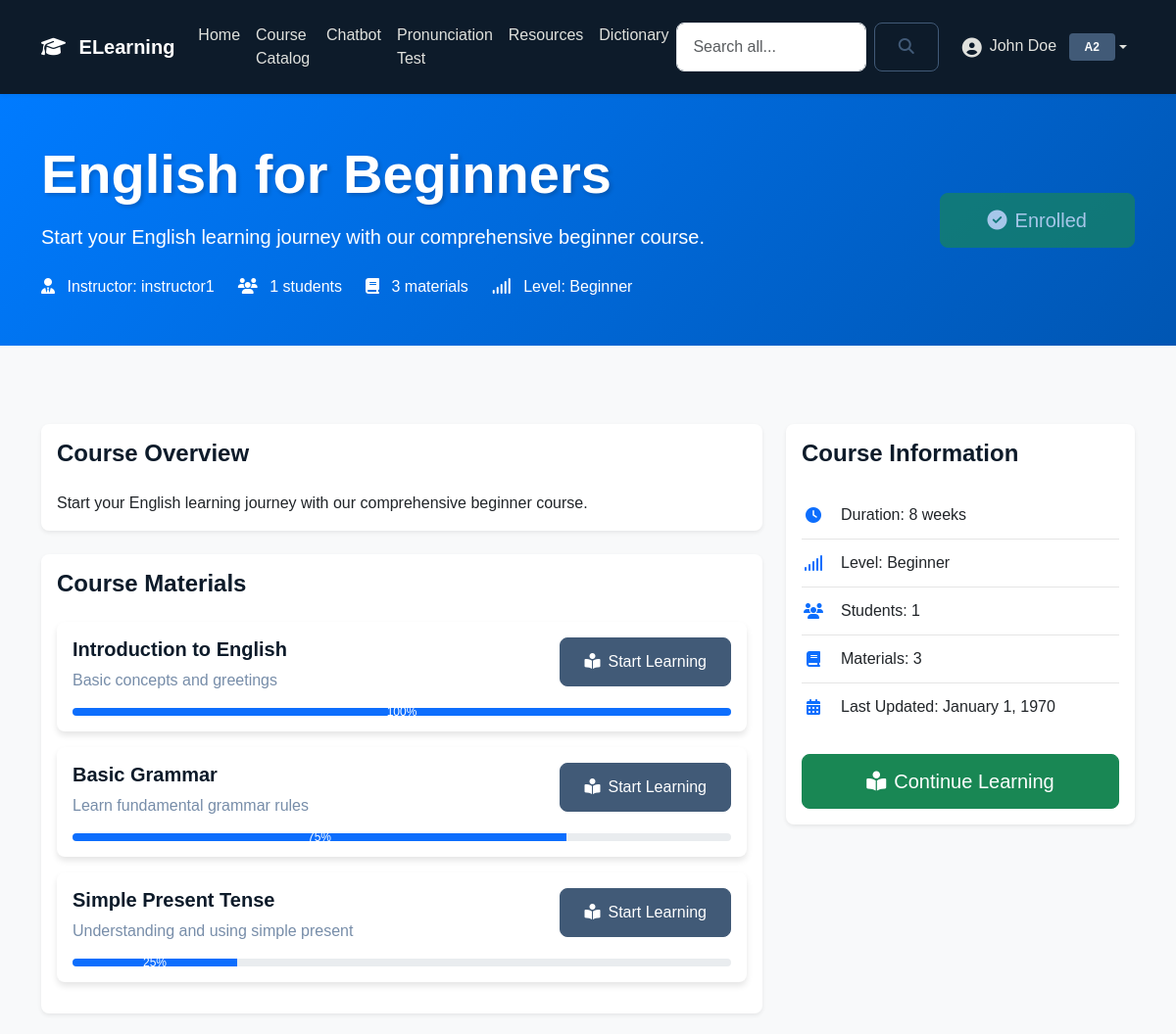
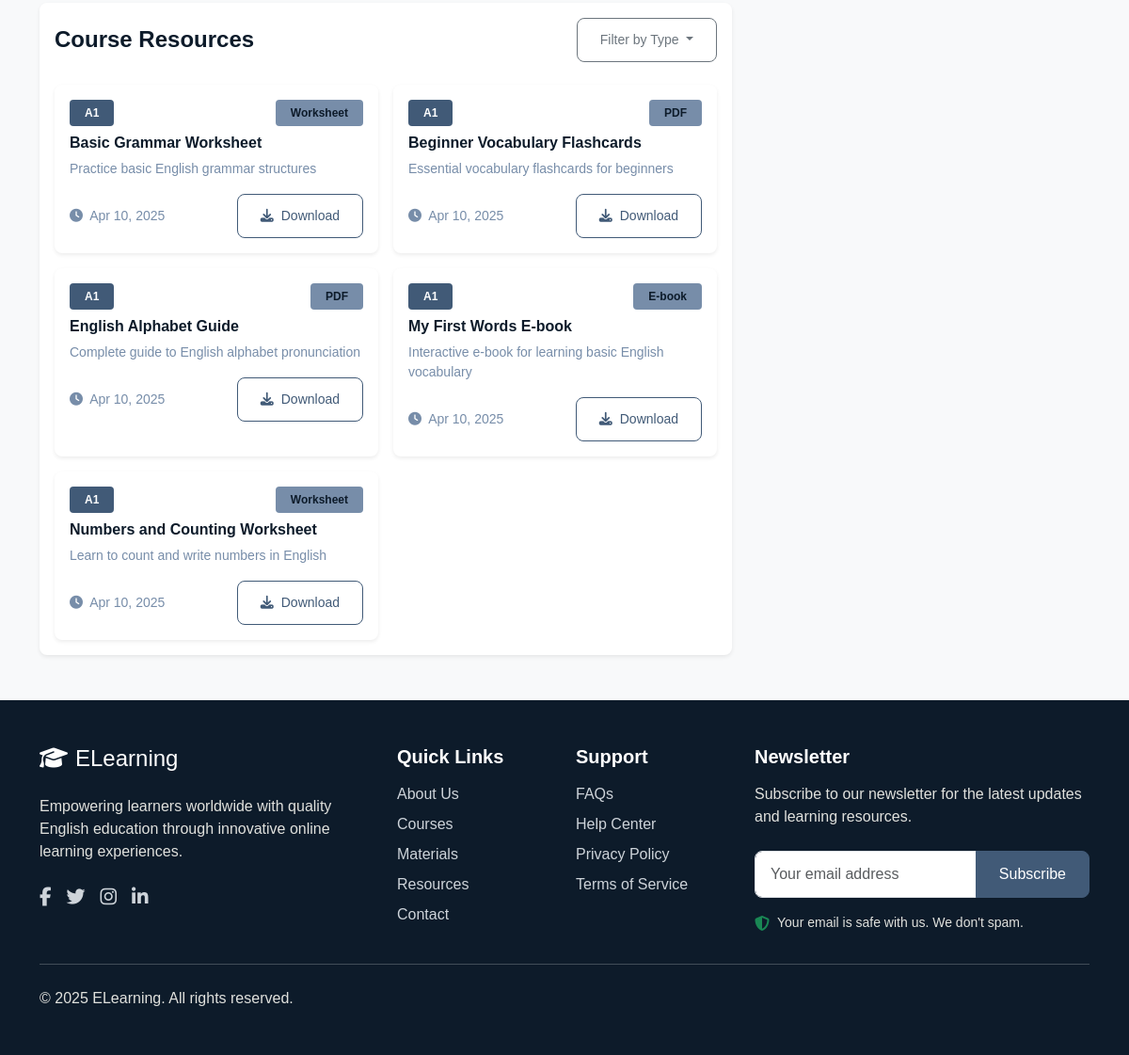
Screenshot of /course-details.php?id=1 (signed in) with the database file from the repository (2 pictures, top to bottom).
### tables this page shows
CREATE TABLE IF NOT EXISTS user_profiles (
    profile_id INT PRIMARY KEY AUTO_INCREMENT,
    user_id INT UNIQUE,
    full_name VARCHAR(100),
    proficiency_level CHAR(2) COMMENT 'A1, A2, B1, B2, C1, C2',
    profile_picture VARCHAR(255),
    FOREIGN KEY (user_id) REFERENCES users(user_id) ON DELETE CASCADE
);

CREATE TABLE IF NOT EXISTS courses (
    course_id INT PRIMARY KEY AUTO_INCREMENT,
    title VARCHAR(100) NOT NULL,
    description TEXT,
    instructor_id INT NOT NULL,
    level CHAR(2) NOT NULL COMMENT 'A1, A2, B1, B2, C1, C2',
    duration VARCHAR(50),
    difficulty_level VARCHAR(20),
    thumbnail_url VARCHAR(255),
    is_featured TINYINT(1) DEFAULT 0,
    created_at TIMESTAMP DEFAULT CURRENT_TIMESTAMP,
    updated_at TIMESTAMP NULL ON UPDATE CURRENT_TIMESTAMP,
    FOREIGN KEY (instructor_id) REFERENCES users(user_id)
);

CREATE TABLE IF NOT EXISTS users (
    user_id INT PRIMARY KEY AUTO_INCREMENT,
    username VARCHAR(50) UNIQUE NOT NULL,
    email VARCHAR(100) UNIQUE NOT NULL,
    password VARCHAR(255) NOT NULL,
    role TINYINT NOT NULL DEFAULT 1 COMMENT '0: admin, 1: student, 2: instructor',
    created_at TIMESTAMP DEFAULT CURRENT_TIMESTAMP,
    last_login TIMESTAMP NULL
);

CREATE TABLE IF NOT EXISTS course_materials (
    material_id INT PRIMARY KEY AUTO_INCREMENT,
    course_id INT NOT NULL,
    title VARCHAR(255) NOT NULL,
    description TEXT,
    content TEXT NOT NULL,
    order_number INT NOT NULL,
    created_at TIMESTAMP DEFAULT CURRENT_TIMESTAMP,
    updated_at TIMESTAMP NULL ON UPDATE CURRENT_TIMESTAMP,
    FOREIGN KEY (course_id) REFERENCES courses(course_id) ON DELETE CASCADE
);

CREATE TABLE IF NOT EXISTS resource_library (
    resource_id INT PRIMARY KEY AUTO_INCREMENT,
    title VARCHAR(255) NOT NULL,
    description TEXT,
    file_path VARCHAR(255) NOT NULL,
    file_type TINYINT NOT NULL COMMENT '0: pdf, 1: ebook, 2: worksheet',
    proficiency_level ENUM('A1', 'A2', 'B1', 'B2', 'C1', 'C2') NOT NULL,
    course_id INT NULL,
    upload_date TIMESTAMP DEFAULT CURRENT_TIMESTAMP,
    FOREIGN KEY (course_id) REFERENCES courses(course_id) ON DELETE SET NULL
);

### course-details.php (the view, shortened to what the rows shown need)
<?php
require_once 'includes/db.php';
$course_id = isset($_GET['id']) ? (int)$_GET['id'] : 0;
try {
    $stmt = $conn->prepare("
        SELECT c.*, u.username as instructor_name,
               COUNT(DISTINCT e.user_id) as enrolled_students,
               COUNT(DISTINCT m.material_id) as total_materials,
               (SELECT COUNT(*) FROM course_enrollments WHERE course_id = c.course_id AND user_id = ?) as is_enrolled
        FROM courses c
        LEFT JOIN users u ON c.instructor_id = u.user_id
        LEFT JOIN course_enrollments e ON c.course_id = e.course_id
        LEFT JOIN course_materials m ON c.course_id = m.course_id
        WHERE c.course_id = ?
        GROUP BY c.course_id
    ");
    $stmt->execute([$_SESSION['user_id'], $course_id]);
    $course = $stmt->fetch();
    $stmt = $conn->prepare("
        SELECT m.*,
               (SELECT progress FROM user_progress WHERE user_id = ? AND material_id = m.material_id) as user_progress
        FROM course_materials m
        WHERE m.course_id = ?
        ORDER BY m.order_number
    ");
    $stmt->execute([$_SESSION['user_id'], $course_id]);
    $materials = $stmt->fetchAll();
    $stmt = $conn->prepare("
        SELECT r.*
        FROM resource_library r
        WHERE r.course_id = ?
        ORDER BY r.proficiency_level ASC, r.title ASC
    ");
    $stmt->execute([$course_id]);
    $resources = $stmt->fetchAll();
    $resource_types = [0 => 'PDF', 1 => 'E-book', 2 => 'Worksheet'];
} catch(PDOException $e) {
    die('An error occurred.');
}
?>
<!DOCTYPE html>
<html lang="en">
<head>
    <link href="https://cdn.jsdelivr.net/npm/bootstrap@5.3.2/dist/css/bootstrap.min.css" rel="stylesheet">
    <link href="https://cdnjs.cloudflare.com/ajax/libs/font-awesome/6.4.2/css/all.min.css" rel="stylesheet">
    <link href="css/custom.css" rel="stylesheet">
</head>
<body class="bg-light">
    <?php include 'includes/nav.php'; ?>
    <div class="course-header">
        <div class="container">
            <div class="row align-items-center">
                <div class="col-lg-8">
                    <h1 class="display-4 mb-3"><?php echo htmlspecialchars($course['title']); ?></h1>
                    <p class="lead mb-4"><?php echo htmlspecialchars($course['description']); ?></p>
                    <div class="d-flex flex-wrap align-items-center gap-4">
                        <div>
                            <i class="fas fa-user-tie me-2"></i>
                            Instructor: <?php echo htmlspecialchars($course['instructor_name']); ?>
                        </div>
                        <div>
                            <i class="fas fa-users me-2"></i>
                            <?php echo $course['enrolled_students']; ?> students
                        </div>
                        <div>
                            <i class="fas fa-book me-2"></i>
                            <?php echo $course['total_materials']; ?> materials
                        </div>
                        <div>
                            <i class="fas fa-signal me-2"></i>
                            Level: <?php echo htmlspecialchars($course['difficulty_level']); ?>
                        </div>
                    </div>
                </div>
            </div>
        </div>
    </div>
    <div class="container py-5">
        <div class="row">
            <div class="col-lg-8">
                <div class="card border-0 shadow-sm mb-4">
                    <div class="card-body">
                        <h4 class="card-title mb-4">Course Overview</h4>
                        <p class="mb-0"><?php echo nl2br(htmlspecialchars($course['description'])); ?></p>
                    </div>
                </div>
                <div class="card border-0 shadow-sm">
                    <div class="card-body">
                        <?php if (empty($materials)): ?>
                        <p class="text-muted">No materials available yet.</p>
                        <?php else: ?>
                        <div class="materials-list">
                            <?php foreach ($materials as $material): ?>
                            <div class="card material-card mb-3">
                                <div class="card-body">
                                    <div class="d-flex justify-content-between align-items-start">
                                        <div class="me-3">
                                            <h5 class="card-title mb-2">
                                                <?php echo htmlspecialchars($material['title']); ?>
                                            </h5>
                                            <p class="text-muted mb-0">
                                                <?php echo htmlspecialchars($material['description']); ?>
                                            </p>
                                        </div>
                                        <?php if ($course['is_enrolled']): ?>
                                        <a href="material-details.php?id=<?php echo $material['material_id']; ?>"
                                            class="btn btn-primary">
                                            <i class="fas fa-book-reader me-2"></i>Start Learning
                                        </a>
                                        <?php endif; ?>
                                    </div>
                                    <?php if ($course['is_enrolled'] && isset($material['user_progress'])): ?>
                                    <div class="progress mt-3">
                                        <div class="progress-bar" role="progressbar"
                                            style="width: <?php echo $material['user_progress']; ?>%"
                                            aria-valuenow="<?php echo $material['user_progress']; ?>" aria-valuemin="0"
                                            aria-valuemax="100">
                                            <?php echo $material['user_progress']; ?>%
                                        </div>
                                    </div>
                                    <?php endif; ?>
                                </div>
                            </div>
                            <?php endforeach; ?>
                        </div>
                        <?php endif; ?>
                    </div>
                </div>
                <div class="card border-0 shadow-sm mt-4">
                    <div class="card-body">
                        <?php if (empty($resources)): ?>
                        <p class="text-muted">No resources available for this course.</p>
                        <?php else: ?>
                        <div class="row g-3" id="resourcesContainer">
                            <?php foreach ($resources as $resource): ?>
                            <div class="col-md-6 resource-item"
                                data-resource-type="<?php echo $resource['file_type']; ?>">
                                <div class="card h-100 border-0 shadow-sm">
                                    <div class="card-body p-3">
                                        <div class="d-flex justify-content-between align-items-center mb-2">
                                            <span
                                                class="badge bg-primary"><?php echo $resource['proficiency_level']; ?></span>
                                            <span
                                                class="badge bg-info"><?php echo $resource_types[$resource['file_type']]; ?></span>
                                        </div>
                                        <h5 class="card-title h6 mb-2">
                                            <?php echo htmlspecialchars($resource['title']); ?></h5>
                                        <p class="card-text small text-muted mb-3">
                                            <?php echo htmlspecialchars(substr($resource['description'], 0, 80)) . (strlen($resource['description']) > 80 ? '...' : ''); ?>
                                        </p>
                                        <div class="d-flex justify-content-between align-items-center">
                                            <small class="text-muted">
                                                <i class="fas fa-clock me-1"></i>
                                                <?php echo date('M d, Y', strtotime($resource['upload_date'])); ?>
                                            </small>
                                            <a href="<?php echo htmlspecialchars($resource['file_path']); ?>"
                                                class="btn btn-sm btn-outline-primary" target="_blank">
                                                <i class="fas fa-download me-1"></i> Download
                                            </a>
                                        </div>
                                    </div>
                                </div>
                            </div>
                            <?php endforeach; ?>
                        </div>
                        <?php endif; ?>
                    </div>
                </div>
            </div>
            <div class="col-lg-4">
                <div class="course-sidebar">
                    <div class="card border-0 shadow-sm">
                        <div class="card-body">
                            <ul class="list-unstyled course-info-list mb-4">
                                <li>
                                    <i class="fas fa-clock text-primary"></i>
                                    <span>Duration: <?php echo htmlspecialchars($course['duration']); ?></span>
                                </li>
                                <li>
                                    <i class="fas fa-signal text-primary"></i>
                                    <span>Level: <?php echo htmlspecialchars($course['difficulty_level']); ?></span>
                                </li>
                                <li>
                                    <i class="fas fa-calendar-alt text-primary"></i>
                                    <span>Last Updated:
                                        <?php echo date('F j, Y', strtotime($course['updated_at'])); ?></span>
                                </li>
                            </ul>
                        </div>
                    </div>
                </div>
            </div>
        </div>
    </div>
</body>
</html>

### includes/nav.php (shortened to what the rows shown need)
<nav class="navbar navbar-expand-lg sticky-top navbar-dark">
    <div class="container">
        <div class="collapse navbar-collapse" id="navbarNav">
            <ul class="navbar-nav">
                <?php if (isset($_SESSION['user_id'])): ?>
                <?php
                    try {
                        $stmt = $conn->prepare("
                            SELECT up.profile_picture, up.proficiency_level, up.full_name,
                                   (SELECT test_date
                                    FROM level_test_results
                                    WHERE user_id = ?
                                    ORDER BY test_date DESC
                                    LIMIT 1) as last_test_date
                            FROM user_profiles up
                            WHERE up.user_id = ?
                        ");
                        $stmt->execute([$_SESSION['user_id'], $_SESSION['user_id']]);
                        $profile = $stmt->fetch();
                    } catch(PDOException $e) {
                        $profile = false;
                    }
                    ?>
                <li class="nav-item dropdown">
                    <a class="nav-link dropdown-toggle d-flex align-items-center" href="#" role="button"
                        data-bs-toggle="dropdown">
                        <?php if ($profile && !empty($profile['profile_picture'])): ?>
                        <img src="<?php echo htmlspecialchars($profile['profile_picture']); ?>" alt="Profile"
                            class="rounded-circle me-2" style="width: 32px; height: 32px; object-fit: cover;">
                        <?php else: ?>
                        <i class="fas fa-user-circle fa-lg me-2"></i>
                        <?php endif; ?>
                        <div>
                            <span
                                class="me-2"><?php echo htmlspecialchars($profile && !empty($profile['full_name']) ? $profile['full_name'] : $_SESSION['username']); ?></span>
                            <?php if ($profile && !empty($profile['proficiency_level'])): ?>
                            <span
                                class="badge bg-primary"><?php echo htmlspecialchars($profile['proficiency_level']); ?></span>
                            <?php endif; ?>
                        </div>
                    </a>
                </li>
                <?php endif; ?>
            </ul>
        </div>
    </div>
</nav>

### rows the page displays
user_profiles: full_name "John Doe", proficiency_level "A2"
courses: title "English for Beginners", description "Start your English learning journey with our comprehensive beginner course.", instructor.username "instructor1", difficulty_level "Beginner", duration "8 weeks", updated_at "January 1, 1970"
course_materials: title "Introduction to English", description "Basic concepts and greetings", user_progress "100"
course_materials: title "Basic Grammar", description "Learn fundamental grammar rules", user_progress "75"
course_materials: title "Simple Present Tense", description "Understanding and using simple present", user_progress "25"
resource_library: proficiency_level "A1", file_type "Worksheet", title "Basic Grammar Worksheet", description "Practice basic English grammar structures", upload_date "Apr 10, 2025"
resource_library: proficiency_level "A1", file_type "PDF", title "Beginner Vocabulary Flashcards", description "Essential vocabulary flashcards for beginners", upload_date "Apr 10, 2025"
resource_library: proficiency_level "A1", file_type "PDF", title "English Alphabet Guide", description "Complete guide to English alphabet pronunciation", upload_date "Apr 10, 2025"
resource_library: proficiency_level "A1", file_type "E-book", title "My First Words E-book", description "Interactive e-book for learning basic English vocabulary", upload_date "Apr 10, 2025"
resource_library: proficiency_level "A1", file_type "Worksheet", title "Numbers and Counting Worksheet", description "Learn to count and write numbers in English", upload_date "Apr 10, 2025"

### other values shown
$course['enrolled_students'] "1"
$course['total_materials'] "3"
